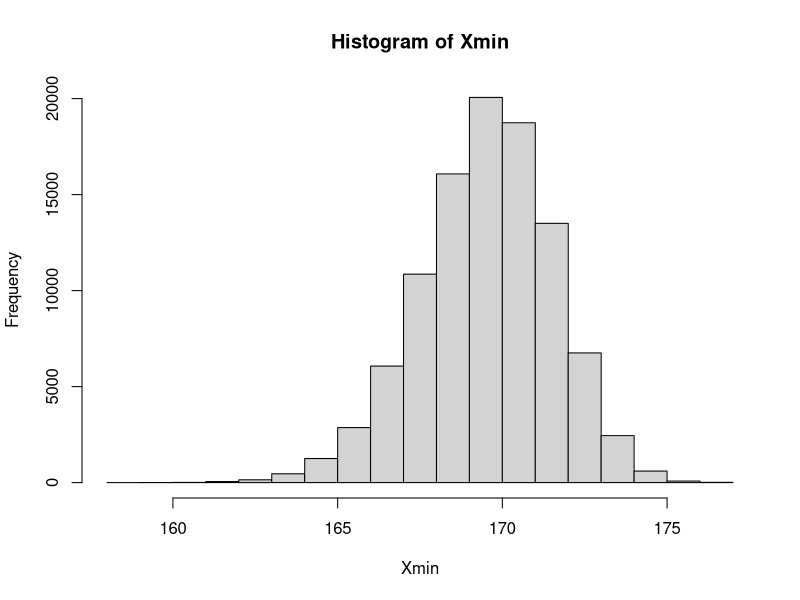
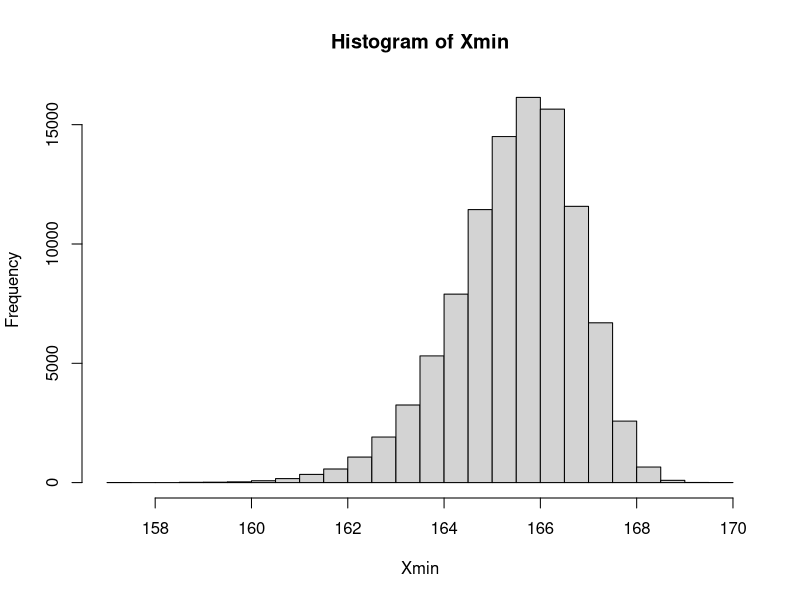
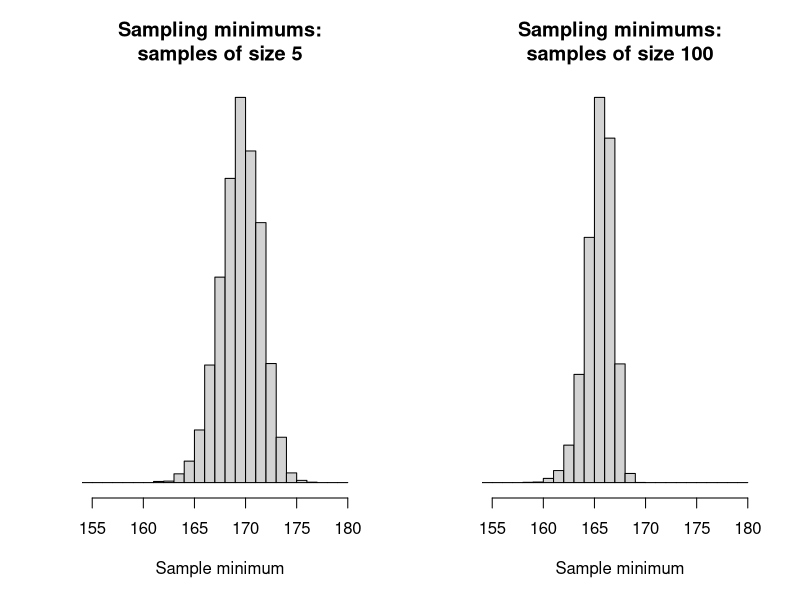
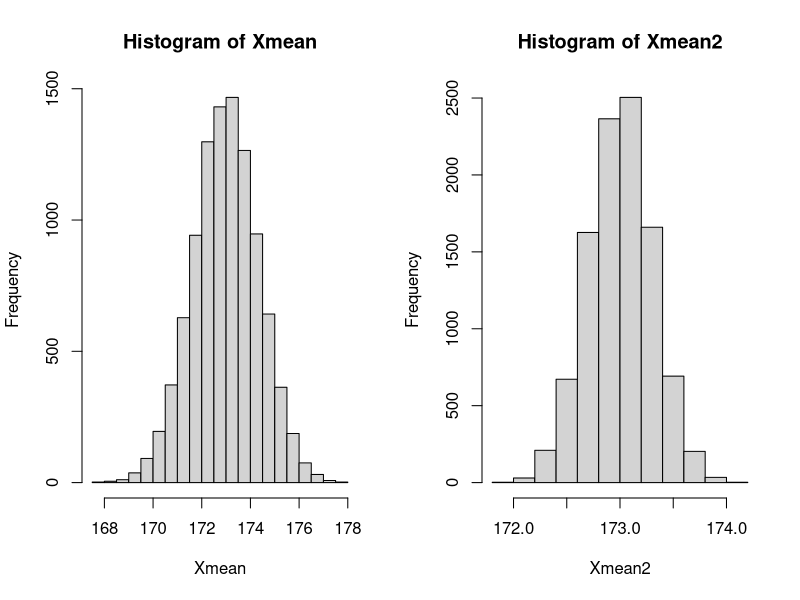
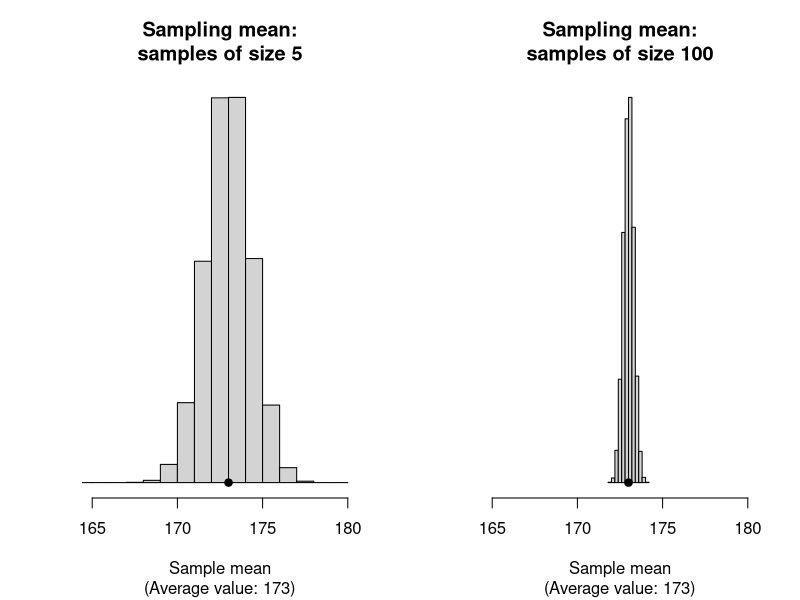
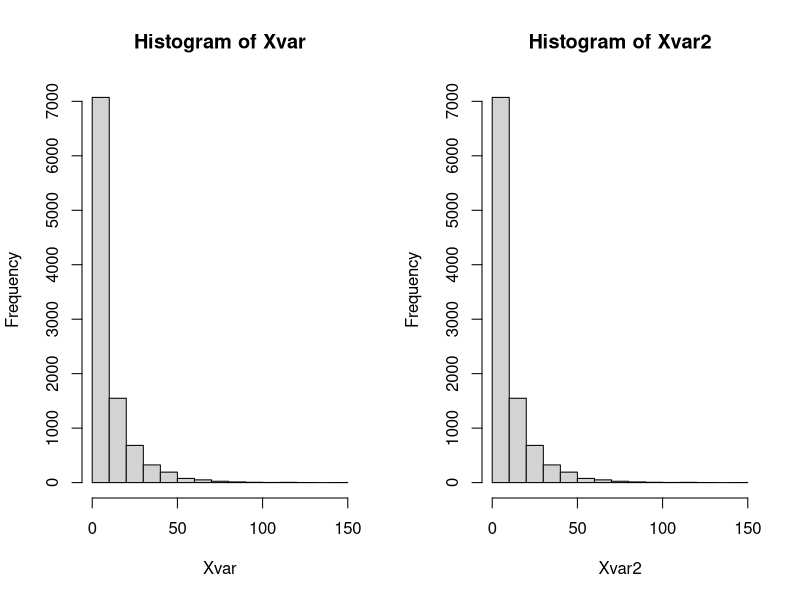
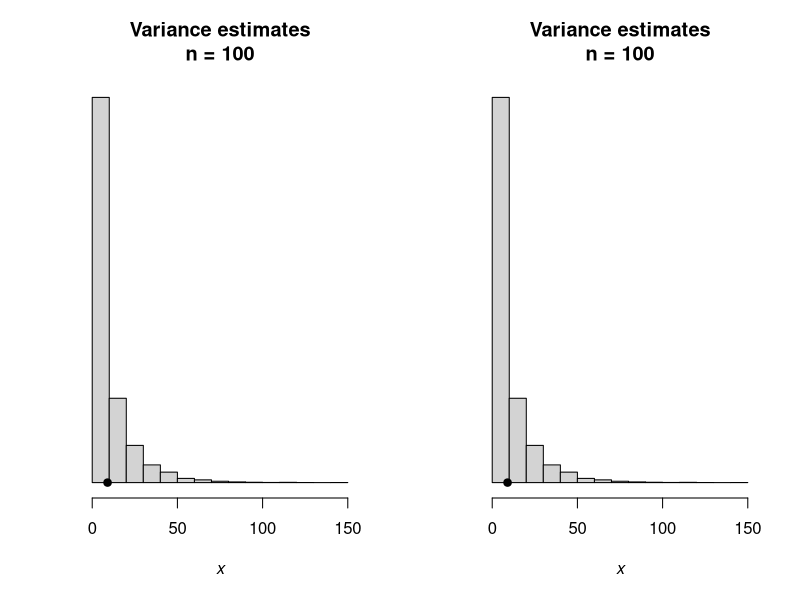
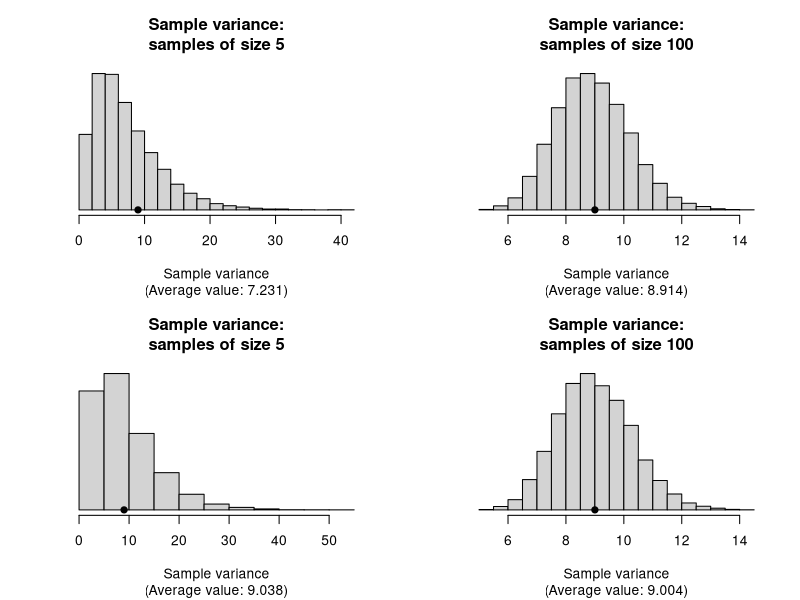

The R source for these figures, in order: (Note: this script raises an error after producing the figures.)
## ---- chunk 1
Population <- c(22, 23, 27, 28, 38)
min_P <- min(Population)
min_P
## ---- chunk 2
combn(Population, 2)
## ---- chunk 3
min_S <- combn(Population, 2, FUN = min)
min_S
## ---- chunk 4
table(min_S)
## ---- chunk 5
min_S <- combn(Population, 4, FUN = min)
table(min_S)
## ---- chunk 6
set.seed(1592875)
## ---- chunk 7
x_Mn <- 173; x_Sd <- 3        # Population (model) mean and std dev.
sample_Size <- 5              # Sample size is 5
x1 <- rnorm(sample_Size,      # Take a sample of this size...
            mean = x_Mn, sd = x_Sd)     # ... from this distribution
min(x1)                       # Compute the sample minimum for this sample
## ---- chunk 8
num_Sims <- 100000           # Number of simulations

# Generate random values
Xvals <- rnorm(num_Sims * sample_Size,
               mean = x_Mn, sd = x_Sd)

# Place these into an array, with each sample as a column 
Xvals <- array(Xvals,
               dim = c(sample_Size, num_Sims) )

# Find the minimum of each sample (i.e., column)
Xmin   <- apply(Xvals, 
                MARGIN = 2, 
                FUN = min) 
hist(Xmin)          # Create the histogram of sample minimums
## ---- chunk 9
sample_Size2 <- 100

# Generate random values
Xvals <- rnorm(num_Sims * sample_Size2,
               mean = x_Mn, sd = x_Sd)

# Place these into an array, with each sample as a column 
Xvals <- array(Xvals,
               dim = c(sample_Size2, num_Sims) )

# Find the minimum of each sample (i.e., column)
Xmin   <- apply(Xvals, 
                MARGIN = 2,    # MARGIN = 2 means the columns
                FUN = min)     # Find the minimum of each column
hist(Xmin)                     # Create the histogram of sample minimums
## ---- chunk 10
par( mfrow = c(1, 2))

set.seed(1592875)

sample_Size <- 5

x_Mn <- 173
x_Sd <- 3
num_Sims <- 10000          # Number of simulations

#####

# Generate random values
Xvals <- rnorm(num_Sims * sample_Size,
               mean = x_Mn, sd = x_Sd)

# Place these into an array, with each sample as a column 
Xvals <- array(Xvals,
               dim = c(sample_Size, num_Sims) )

# Find the minimum of each sample (i.e., column)
Xmin   <- apply(Xvals, 
                MARGIN = 2, 
                FUN = min) 

hist(Xmin, 
     xlim = c(155, 180),
     xlab = "Sample minimum",
     ylab = "",
     breaks = seq(150, 180, by = 1),
     main = "Sampling minimums:\nsamples of size 5",
     axes = FALSE)
axis(side = 1)

#####

sample_Size2 <- 100

Xvals2 <- rnorm(num_Sims * sample_Size2,
                mean = x_Mn, sd = x_Sd)
Xvals2 <- array(Xvals2,
                dim = c(sample_Size2, num_Sims) )
Xmin2  <- apply(Xvals2, 
                MARGIN = 2, 
                FUN = "min") 

hist(Xmin2, 
     xlim = c(155, 180),
     xlab = "Sample minimum",
     ylab = "",
     breaks = seq(150, 180, by = 1),
     main = "Sampling minimums:\nsamples of size 100",
     axes = FALSE)
axis(side = 1)
## ---- chunk 11
# Mean: n = 5
Xmean   <- apply(Xvals, 
                 MARGIN = 2, 
                 FUN = mean) 
hist(Xmean)          # Create the histogram of sample minimums

# Mean: n = 100
Xmean2   <- apply(Xvals2, 
                 MARGIN = 2, 
                 FUN = mean) 
hist(Xmean2)          # Create the histogram of sample minimums
## ---- chunk 12
par( mfrow = c(1, 2))

hist(Xmean, 
     xlim = c(165, 180),
     xlab = "Sample mean",
     ylab = "",
     breaks = seq(150, 180, by = 1),
     main = "Sampling mean:\nsamples of size 5",
     sub = paste0("(Average value: ", round(mean(Xmean), 1), ")"),
     axes = FALSE)
axis(side = 1)
points(x = x_Mn, 
       y = 0,
       pch = 19)



#####

hist(Xmean2, 
     xlim = c(165, 180),
     xlab = "Sample mean",
     ylab = "",
     #breaks = seq(150, 180, by = 1),
     main = "Sampling mean:\nsamples of size 100",
     sub = paste0("(Average value: ", round(mean(Xmean2), 1), ")"),
     axes = FALSE)
axis(side = 1)
points(x = x_Mn, 
       y = 0,
       pch = 19)


## ---- chunk 13
s2mu <- function(x) { (sum(x - x_Mn)^2) / length(x) }
Xvar   <- apply(Xvals,
                MARGIN = 2,
                FUN = s2mu)

hist(Xvar) 

Xvar2   <- apply(Xvals,
                 MARGIN = 2,
                 FUN = s2mu)

hist(Xvar2) 
## ---- chunk 14
par( mfrow = c(1, 2))

hist(Xvar,
     xlab = expression(italic(x)),
     main = "Variance estimates\nn = 100",
     ylab = "",
     axes = FALSE) 
axis(side = 1)

points(x = x_Sd^2,
       y = 0,
       pch = 19)

hist(Xvar2,
     xlab = expression(italic(x)),
     main = "Variance estimates\nn = 100",
     ylab = "",
     axes = FALSE) 
axis(side = 1)
points(x = x_Sd^2,
       y = 0,
       pch = 19)
## ---- chunk 15

s2n <- function(x) { (sum( (x - mean(x))^2) ) / length(x)}

Xvarn   <- apply(Xvals, 
                MARGIN = 2, 
                FUN = s2n) 
Xvarn2   <- apply(Xvals2, 
                 MARGIN = 2, 
                 FUN = s2n) 


Xvar   <- apply(Xvals, 
                MARGIN = 2, 
                FUN = var) 
Xvar2   <- apply(Xvals2, 
                 MARGIN = 2, 
                 FUN = var) 
xRange <- c(1, 2)


#####

par( mfrow = c(2, 2))


hist(Xvarn, 
#     xlim = xRange,
     xlab = "Sample variance",
     ylab = "",
     #breaks = seq(150, 180, by = 1),
     main = "Sample variance:\nsamples of size 5",
     sub = paste0("(Average value: ", round(mean(Xvarn), 3), ")"),
     axes = FALSE)
axis(side = 1)
points(x = x_Sd^2, 
       y = 0,
       pch = 19)



#####

hist(Xvarn2, 
#     xlim = c(165, 180),
     xlab = "Sample variance",
     ylab = "",
     #breaks = seq(150, 180, by = 1),
     main = "Sample variance:\nsamples of size 100",
     sub = paste0("(Average value: ", round(mean(Xvarn2), 3), ")"),
     axes = FALSE)
axis(side = 1)
points(x = x_Sd^2, 
       y = 0,
       pch = 19)


##


hist(Xvar, 
#     xlim = xRange,
     xlab = "Sample variance",
     ylab = "",
     #breaks = seq(150, 180, by = 1),
     main = "Sample variance:\nsamples of size 5",
     sub = paste0("(Average value: ", round(mean(Xvar), 3), ")"),
     axes = FALSE)
axis(side = 1)
points(x = x_Sd^2, 
       y = 0,
       pch = 19)



#####

hist(Xvar2, 
#     xlim = c(165, 180),
     xlab = "Sample variance",
     ylab = "",
     #breaks = seq(150, 180, by = 1),
     main = "Sample variance:\nsamples of size 100",
     sub = paste0("(Average value: ", round(mean(Xvar2), 3), ")"),
     axes = FALSE)
axis(side = 1)
points(x = x_Sd^2, 
       y = 0,
       pch = 19)

## ---- chunk 16
set.seed(123)

ns <- c(5, 15, 100)
lambda <- 4
B <- 10000  # number of simulations

sim_means <- lapply(ns, function(n) {
  replicate(B, 
            mean(rexp(n, rate = lambda)))
})

hist(sim_means[[1]]) 
hist(sim_means[[2]])
hist(sim_means[[3]])

# The variance when n = 100 should be about twenty times larger
# than the variance for n = 5:
var(sim_means[[1]]) / var(sim_means[[3]])
## ---- chunk 17
par(mfrow = c(1, 3))

hist(sim_means[[1]], 
     axes = FALSE,
     xlim = c(0, 0.8),
     main = "Sample means:\nn = 5", 
     ylab = "",
     xlab = "Sample means")
axis(side = 1)
points(x = 1/lambda,
       y = 0,
       pch = 19)

hist(sim_means[[2]], 
     axes = FALSE,
     xlim = c(0, 0.8),
     main = "Sample means:\nn = 15", 
     ylab = "",
     xlab = "Sample mean")
axis(side = 1)
points(x = 1/lambda,
       y = 0,
       pch = 19)

hist(sim_means[[3]], 
     axes = FALSE,
     xlim = c(0, 0.8),
     breaks = 5,
     main = "Sample means:\nn = 100", 
     ylab = "",
     xlab = "Sample mean")
axis(side = 1)
points(x = 1/lambda,
       y = 0,
       pch = 19)


## ---- chunk 18
set.seed(8979704) # For reproducibility

a_1 <- -8; a_2 <- 10
num_Sims <- 10000

X_1 <- rnorm(num_Sims,
             mean = 2, 
             sd = sqrt(5) )
X_2 <- rnorm(num_Sims,
             mean = 25, 
             sd = sqrt(1) )

Y <- a_1 * X_1 + a_2 * X_2
hist(Y)

mean(Y); var(Y)

## ---- chunk 19
hist(Y,
     axes = FALSE,
     freq = FALSE,
     ylab = "",
     main = expression(bold(atop(The~distribution~of~the,
                                 random~variable~italic(Y)))),
     xlab = expression(italic(y)))
axis(side = 1)
points(x = 234,
       y = 0,
       pch = 19)

curve(dnorm(x, mean = 234, sd = sqrt(420)),
      add = TRUE,
      lwd = 2,
      from = 150, 
      to = 350)
## ---- chunk 20
2 * ( pnorm( -1.667 ) )
## ---- chunk 21
par( mfrow = c(1, 2))

x <- seq(3 - 4 * 0.6,
         3 + 4 * 0.6,
         length = 200)
y <- dnorm(x,
           mean = 3,
           sd = 0.6)
plot( y ~ x,
      type = "l",
      lwd = 2,
      las = 1,
      axes = FALSE,
      main = "Weight of\nindividual envelopes",
      xlab = "Envelope weight (in g)",
      ylab = "Density")
axis(side = 1)
box()


x <- seq(75 - 4 * 3,
         75 + 4 * 3,
         length = 200)
y <- dnorm(x,
           mean = 75,
           sd = 3)
plot( y ~ x,
      type = "l",
      lwd = 2,
      las = 1,
      axes = FALSE,
      main = "Weight of packs of\n25 envelopes",
      xlab = "Pack weight (in g)",
      ylab = "Density")
axis(side = 1)
box()
shadeNormal(x, y,
            col = "grey",
            lo = 70,
            hi = 80)
## ---- chunk 22
z <- qnorm(0.95)
z

n <- (z * 12 / 5) ^ 2
n
## ---- chunk 23
pnorm( -1.78 )
## ---- chunk 24

## ---- chunk 25

## ---- chunk 26
1 - pnorm(2.69)
## ---- chunk 27
par( mfrow = c(1, 3))

xx <- seq(0.01, 4, length = 100)
plot( x = xx,
      y = dchisq(xx, df = 1),
      lwd = 2,
      type = "l",
      xlab = expression(italic(x)),
      ylab = "Density",
      las = 1,
      main = expression( bold(chi^2*"-"*distribution: df==1)))

xx <- seq(0.001, 15, length = 100)
plot( x = xx,
      y = dchisq(xx, df = 5),
      lwd = 2,
      type = "l",
      xlab = expression(italic(x)),
      ylab = "Density",
      las = 1,
      main = expression( bold(chi^2*"-"*distribution: df==5)))

xx <- seq(0.001, 50, length = 100)
plot( x = xx,
      y = dchisq(xx, df = 20),
      lwd = 2,
      type = "l",
      xlab = expression(italic(x)),
      ylab = "Density",
      las = 1,
      main = expression( bold(chi^2*"-"*distribution: df==20)))
## ---- chunk 28
set.seed(42)

n_a <- 5; n_b <- 20
mu <- 5; sigma2 <- 4
num_Sims   <- 10000

# Simulate nsim values of (n-1)S^2 / sigma^2
scaled_S2_a <- replicate(num_Sims, {
  x <- rnorm(n_a, 
             mean = mu, sd = sqrt(sigma2))
  (n_a - 1) * var(x) / sigma2
})
scaled_S2_b <- replicate(num_Sims, {
  x <- rnorm(n_b, 
             mean = mu, sd = sqrt(sigma2))
  (n_b - 1) * var(x) / sigma2
})

par(mfrow = c(1, 2))

# Plot histogram vs true chi^2(n-1) density
hist(scaled_S2_a, 
     freq = FALSE,
     main = "Scaled sample standard\ndeviation n = 5",
     xlab = "Value")

curve(dchisq(x, df = n_a - 1), 
      add = TRUE, 
      lwd = 2)

hist(scaled_S2_b, 
     freq = FALSE,
     main = "Scaled sample standard\ndeviation n = 20",
     xlab = "Value")

curve(dchisq(x, df = n_b - 1), 
      add = TRUE, 
      lwd = 2)

## ---- chunk 29
# Plot histogram vs true chi^2(n-1) density
par(mfrow = c(1, 2))

hist(scaled_S2_a, 
     freq = FALSE,
     ylim = c(0, 0.18),
     axes = FALSE,
     main = "Scaled sample standard\ndeviation: n = 5",
     ylab = "",
     xlab = "Sample standard deviation")
axis(side = 1)

curve(dchisq(x, df = n_a - 1), 
      add = TRUE, 
      lwd = 2)

###

hist(scaled_S2_b, 
     freq = FALSE,
     axes = FALSE,
     ylab = "",
     main = "Scaled sample standard\ndeviation: n = 20",
     xlab = "Sample standard deviation")
axis(side = 1)

curve(dchisq(x, df = n_b - 1), 
      add = TRUE, 
      lwd = 2)


## ---- chunk 30
1 - pchisq(29.76, 
           df = 24)
## ---- chunk 31
par( mfrow = c(1, 3))

xx <- seq(-4, 4,
          length = 100)

plot( x = xx,
      y = dt(xx, df = 2),
      ylim = c(0, 0.4),
      lwd = 2,
      type = "l",
      axes = FALSE,
      xlab = expression(italic(x)),
      ylab = "Density",
      las = 1,
      main = expression( bold(atop(The~italic(t)*"-"*distribution,
                                   with~2~df))) )
axis(side = 1)
lines( x = xx,
       y = dnorm(x = xx),
       lwd = 2,
       lty = 2,
       col = plotColour1)

plot( x = xx,
      y = dt(xx, df = 7),
      lwd = 2,
      type = "l",
      axes = FALSE,
      xlab = expression(italic(x)),
      ylab = "Density",
      las = 1,
      main = expression( bold(atop(The~italic(t)*"-"*distribution,
                                   with~7~df))))
axis(side = 1)
lines( x = xx,
       y = dnorm(x = xx),
       lwd = 2,
       lty = 2,
       col = plotColour1)

plot( x = xx,
      y = dt(xx, df = 30),
      lwd = 2,
      type = "l",
      axes = FALSE,
      xlab = expression(italic(x)),
      ylab = "Density",
      las = 1,
      main = expression( bold(atop(The~italic(t)*"-"*distribution,
                                   with~30~df))))
axis(side = 1)
lines( x = xx,
       y = dnorm(x = xx),
       lwd = 2,
       lty = 2,
       col = plotColour1)
## ---- chunk 32
pt(-0.645, df = 4)
## ---- chunk 33
par(mfrow = c(1, 3))

xx <- seq(0.01, 4, length = 100)

plot( x = xx,
      y = df(xx, df1 = 1, df2 = 4),
      lwd = 2,
      type = "l",
      xlab = expression(italic(x)),
      ylab = "Density",
      las = 1,
      main = expression(bold(atop(The~italic(F)*"-"*distribution,
                                  with~df=="(1, 4)"))))

plot( x = xx,
      y = df(xx, df1 = 6, df2 = 1),
      lwd = 2,
      type = "l",
      xlab = expression(italic(x)),
      ylab = "Density",
      las = 1,
      main = expression(bold(atop(The~italic(F)*"-"*distribution,
                                  with~df=="(6, 1)"))))

plot( x = xx,
      y = df(xx, df1 = 30, df2 = 5),
      lwd = 2,
      type = "l",
      xlab = expression(italic(x)),
      ylab = "Density",
      las = 1,
      main = expression(bold(atop(The~italic(F)*"-"*distribution,
                                  with~df=="(30, 5)"))))
## ---- chunk 34
pf(1,    df1 = 2, df2 = 10)
qf(0.99, df1 = 2, df2 = 10)
